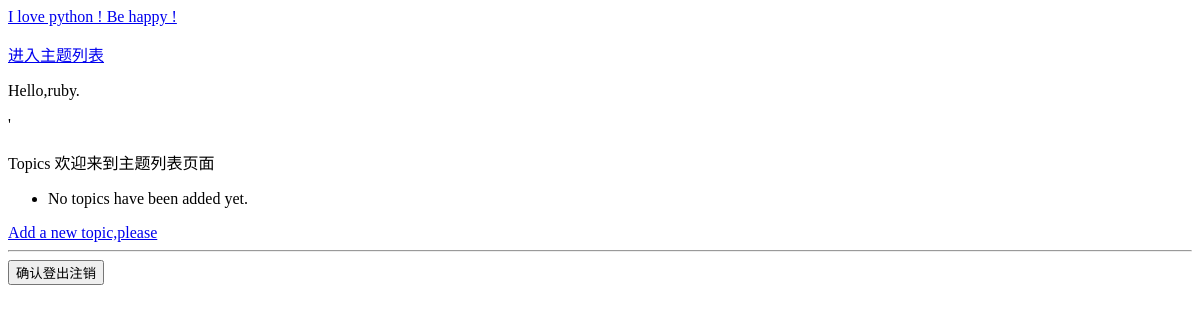
Page /topics/ (signed in) on the earlier database version.
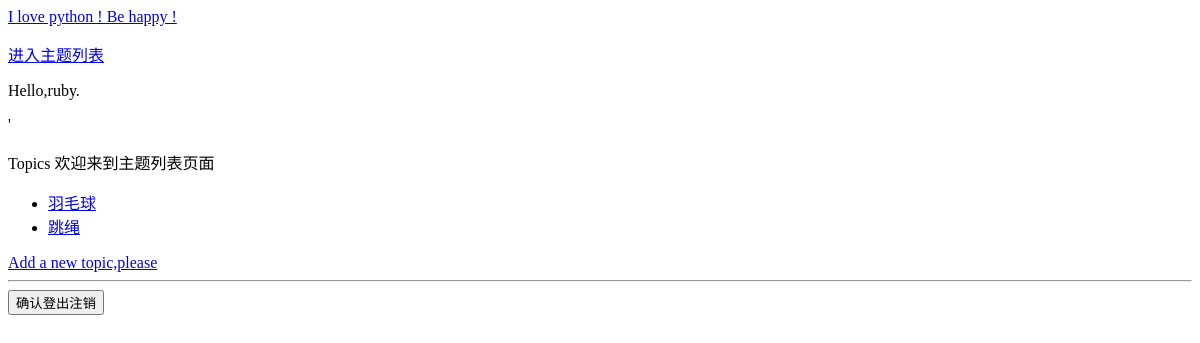
Same page on the later database version.
### learning_logs/models.py (models this page shows, shortened)
class Topic(models.Model):
    text = models.CharField(max_length=200)
    date_added = models.DateTimeField(auto_now_add=True)
    owner=models.ForeignKey(User,on_delete=models.CASCADE)

### learning_logs/views.py (the view)
# urls.py: path("topics/", views.topics, name="topics"),
@login_required
def topics(request):
    topics = Topic.objects.filter(owner=request.user).order_by("date_added")
    context = {"topics": topics}
    return render(request, "learning_logs/topics.html", context)

### learning_logs/templates/learning_logs/topics.html
{% extends "learning_logs/base.html" %}
{% block content %}
'
    <p>Topics 欢迎来到主题列表页面</p>
    <ul>
        {% for topic in topics %}
            <li>
                <a href="{% url 'learning_logs:topic' topic_id=topic.id %}">{{ topic.text }}</a>
            </li>
        {% empty %}
            <li>No topics have been added yet.</li>
        {% endfor %}
    </ul>
    <a href="{% url 'learning_logs:new_topic' %}">Add a new topic,please</a>
{% endblock content %}

### learning_logs/templates/learning_logs/base.html (shortened to what this page needs)
<p>
    <a href="{% url 'learning_logs:index' %}">I love python ! Be happy !</a> </p>
    <p><a href="{% url 'learning_logs:topics' %}">进入主题列表</a></p>
    {% if user.is_authenticated %}
    Hello,{{ user.username }}.
    {% else %}
    <a href="{% url 'accounts:register' %}">请注册</a>
        <a href="{% url 'accounts:login' %}"> 请登录 </a>
    {% endif %}
{% block content %}
{% endblock content %}
{% if user.is_authenticated %}
<hr />
<form action="{% url 'accounts:logout' %}"登出 method='post'>
    <button type='submit'>确认登出注销</button>
</form>
    {% endif %}

Differences in the rows shown:
added Topic: text "羽毛球"
added Topic: text "跳绳"
Other differences:
text no longer shown: "No topics have been added yet."
